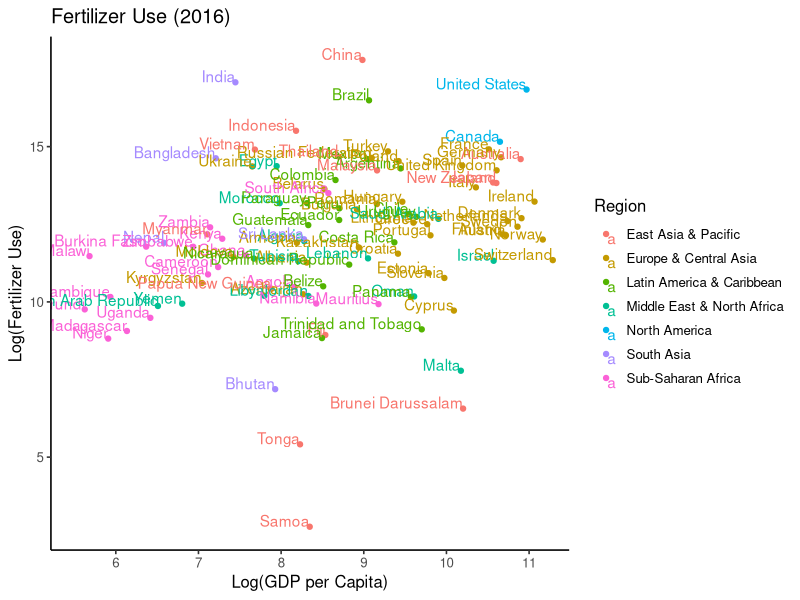
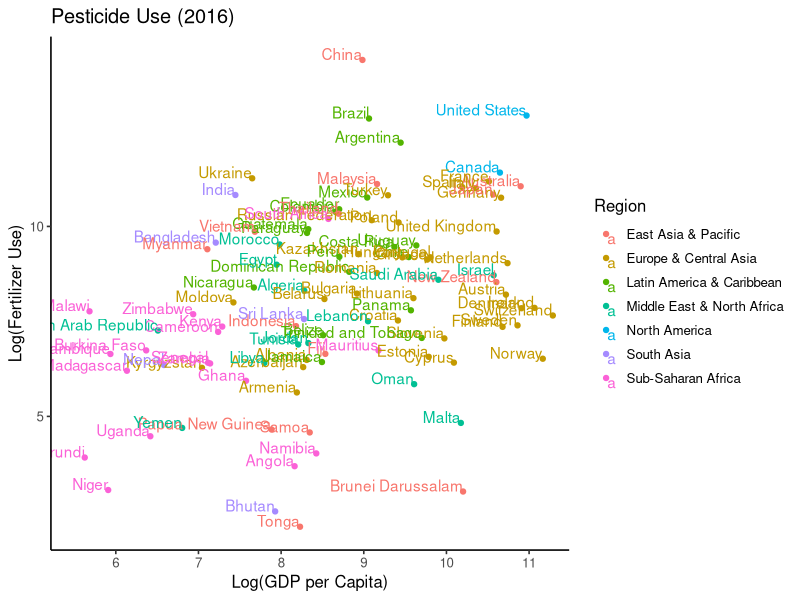
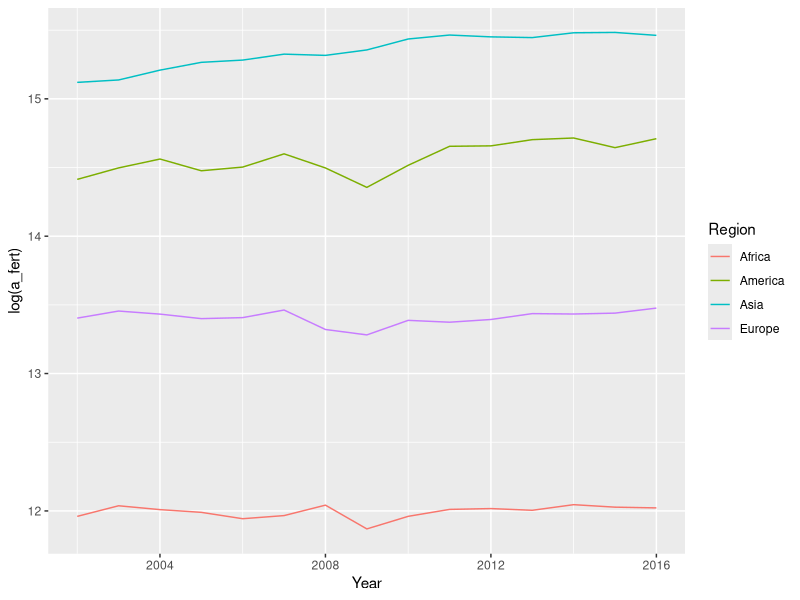
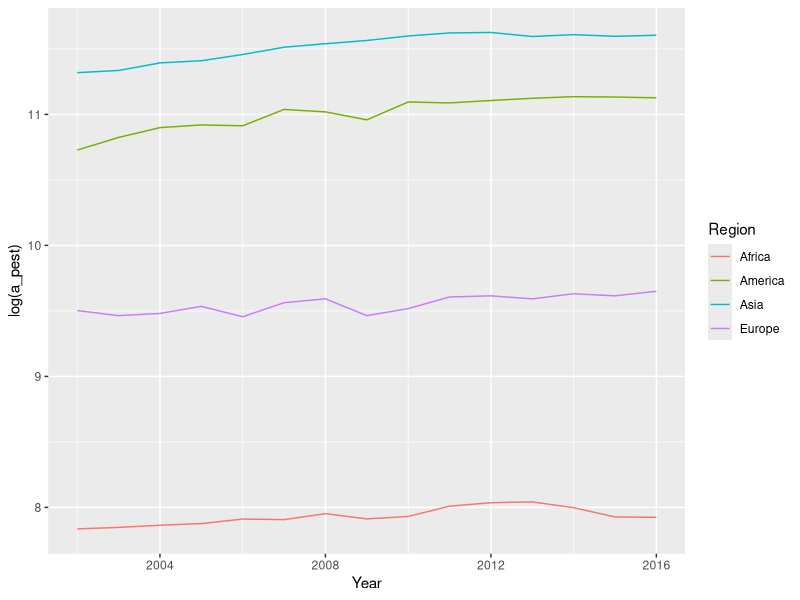
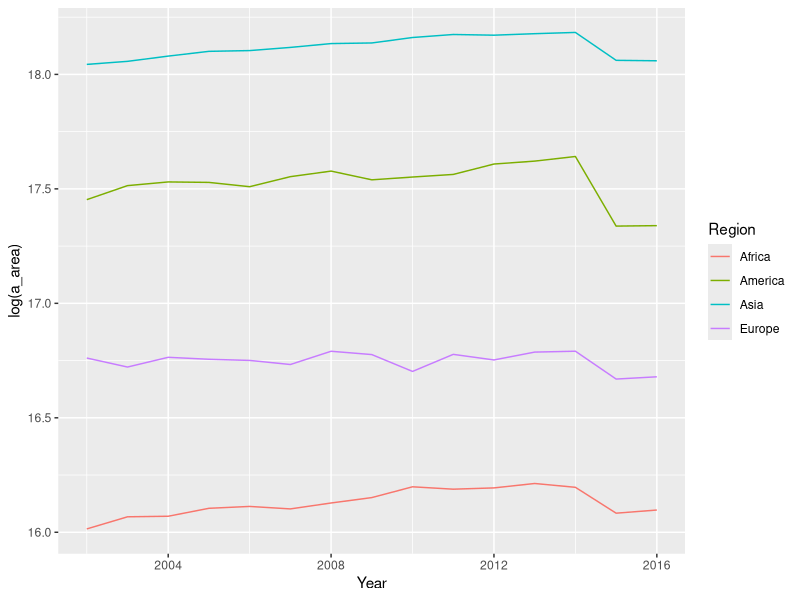
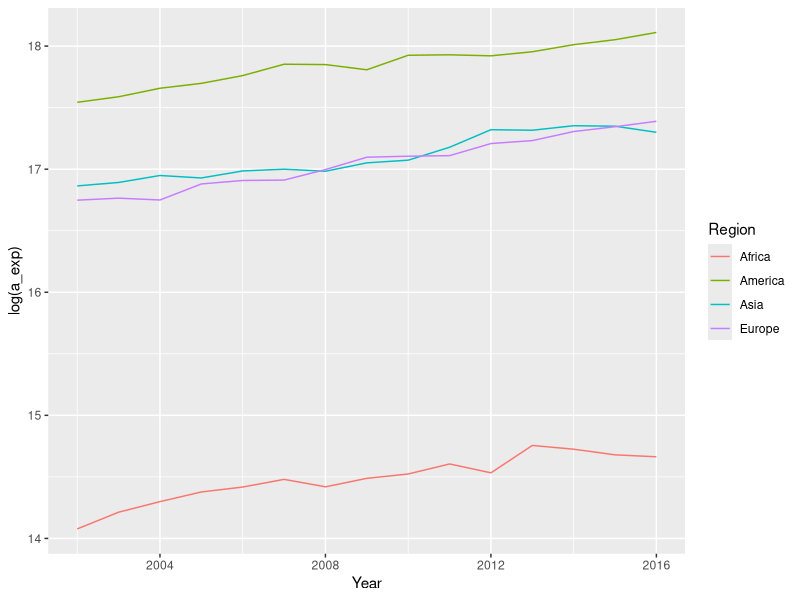
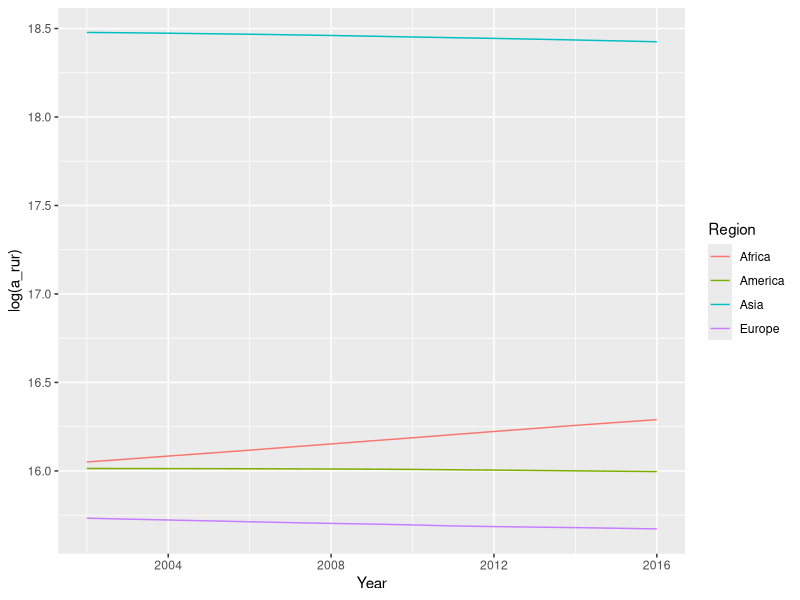
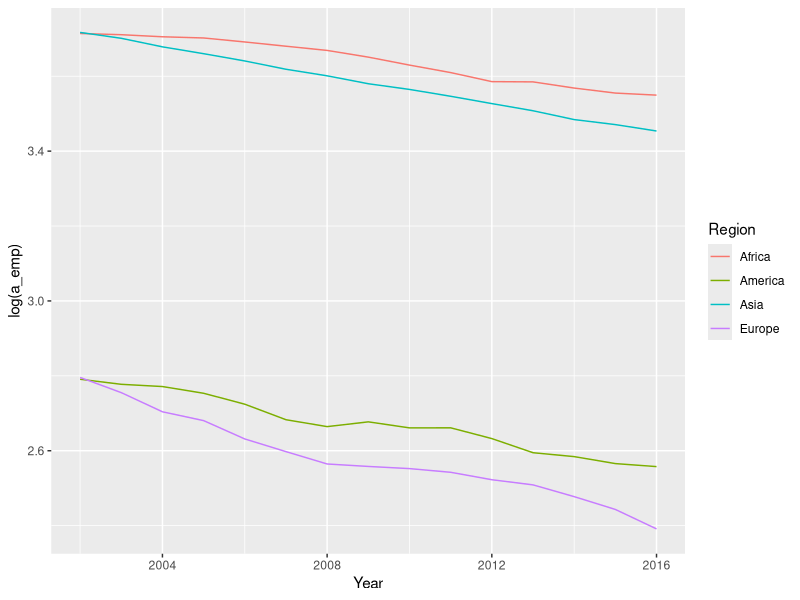

These charts were generated, in order, by the following R code:
#Library
library(tidyverse)
library(readr)
library(ggplot2)
library(readxl)
library(ggpubr)

data0 <- read_csv("BASELINE.csv",
                 na = "NA")

#Scatterplot - Fertilizer + Pesticide (2016)---------
data1 <- data0 %>% 
  select(2,3,5,6, 13)
data2 <- data1 %>%
  filter(Year=="2016")

ggplot(data2, aes(x=log(GDP_capita), y=log(Fertilizer_use), color=Region))+
  geom_point()+
  geom_text(aes(label=Country), hjust=1, vjust=0)+
  labs(title="Fertilizer Use (2016)", x="Log(GDP per Capita)", y="Log(Fertilizer Use)")+
  theme_classic(base_size = 12)+
  coord_cartesian(xlim=c(5.5, 11.2))

data3 <- data0 %>% 
  select(2,3,4,6, 13)
data4 <- data3 %>%
  filter(Year=="2016")

ggplot(data4, aes(x=log(GDP_capita), y=log(Pesticide_use), color=Region))+
  geom_point()+
  geom_text(aes(label=Country), hjust=1, vjust=0)+
  labs(title="Pesticide Use (2016)", x="Log(GDP per Capita)", y="Log(Fertilizer Use)")+
  theme_classic(base_size = 12)+
  coord_cartesian(xlim=c(5.5, 11.2))

#Other Variable Trend--------------
region <- data0 %>% 
  select(-1,-2,-10)

region$Region <- gsub("Europe & Central Asia", "Europe", region$Region)
region$Region <- gsub("Middle East & North Africa", "Africa", region$Region)
region$Region <- gsub("Sub-Saharan Africa", "Africa", region$Region)
region$Region <- gsub("Latin America & Caribbean", "America", region$Region)
region$Region <- gsub("East Asia & Pacific", "Asia", region$Region)
region$Region <- gsub("South Asia", "Asia", region$Region)
region$Region <- gsub("North America", "America", region$Region)


region1 <- region %>%
  group_by(Year, Region) %>% 
  summarise(a_pest=mean(Pesticide_use), a_fert=mean(Fertilizer_use),
            a_area=mean(Crop_area), a_exp=mean(Crop_exp_quantity),
            a_rur=mean(Rural_a), a_emp=mean(Employ_per),
            a_yield=mean(Crop_yield)) %>% 
  ungroup()

ggplot(region1, aes(x=Year, y=log(a_fert), color=Region))+
  geom_line()

ggplot(region1, aes(x=Year, y=log(a_pest), color=Region))+
  geom_line()

ggplot(region1, aes(x=Year, y=log(a_area), color=Region))+
  geom_line()

ggplot(region1, aes(x=Year, y=log(a_exp), color=Region))+
  geom_line()

ggplot(region1, aes(x=Year, y=log(a_rur), color=Region))+
  geom_line()

ggplot(region1, aes(x=Year, y=log(a_emp), color=Region))+
  geom_line()

ggplot(region1, aes(x=Year, y=log(a_yield), color=Region))+
  geom_line()
